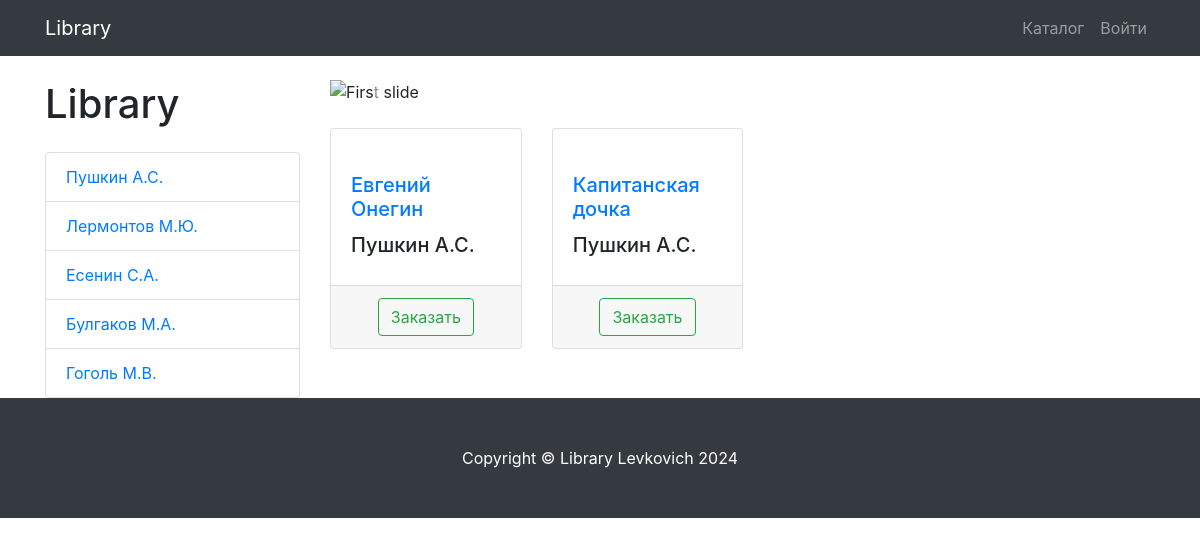
Page /author/1/ on the committed database.
### library/models.py (models this page shows, shortened)
class Author(models.Model):
    name = models.CharField(
        max_length=128,
        blank=False,
        null=False,
        unique=True,
        verbose_name='Автор'
    )
    slug = models.SlugField(
        max_length=128,
        blank=False,
        null=False,
        unique=True,
        verbose_name='URL'
    )
    def __str__(self):
        return self.name
    class Meta:
        verbose_name = 'автор',
        verbose_name_plural = 'авторы'

class Book(models.Model):
    title = models.CharField(
        max_length=258,
        blank=False,
        null=False,
        unique=True,
        verbose_name='Книга'
    )
    slug = models.SlugField(
        max_length=258,
        blank=False,
        null=False,
        unique=True,
        verbose_name='URL'
    )
    quantity = models.PositiveIntegerField(
        default=1,
        blank=False,
        null=False,
        verbose_name='количество экземпляров'
    )
    author = models.ForeignKey(
        to='Author',
        on_delete=models.CASCADE
    )
    image = models.ImageField(
        upload_to='book_images',
        blank=False,
        null=False,
        verbose_name='картинка'
    )
    date_created = models.DateTimeField(
        default=now
    )
    class Meta:
        verbose_name = 'книга'
        verbose_name_plural = 'книги'

### library/views.py (the view)
# urls.py: path('author/<int:author_id>/', BookListView.as_view(), name='author')
class BookListView(ListView):
    model = Book
    template_name = 'library/products.html'
    paginate_by = 3
    title = 'Libray - Каталог'
    def get_queryset(self, author_id=None):
        queryset = super(BookListView, self).get_queryset()
        author_id = self.kwargs.get('author_id')
        return queryset.filter(author_id=author_id) if author_id else queryset
    def get_context_data(self, *, object_list=None, **kwargs):
        context = super(BookListView, self).get_context_data()
        context['authors'] = Author.objects.all()
        return context

### library/templates/library/products.html (shortened to what this page needs)
{% extends 'library/base.html' %}
{% load static %}
{% block css %}
    <link href="{% static 'vendor/css/products.css' %}" rel="stylesheet">
{% endblock %}
{% block content %}
{% include 'library/components/nav.html' %}
{% include 'library/components/products_content.html' %}
{% include 'library/components/footer.html' %}
{% endblock %}

### library/templates/library/components/menu.html
<div class="col-lg-3">
  <h1 class="my-4">Library</h1>
  <div class="list-group">
    {% for author in authors %}
      <a href="{% url 'books:author' author.id %}" class="list-group-item">{{ author.name }}</a>
    {% endfor %}
  </div>
</div>

### library/templates/library/components/product_card.html (shortened to what this page needs)
                <div class="col-lg-4 col-md-6 mb-4">
                    <div class="card h-100">
                        <a href="#">
                        </a>
                        <div class="card-body">
                            <h5 class="card-title">
                                <a href="#">{{ book.title }}</a>
                            </h5>
                            <h5>{{ book.author }}</h5>
                        </div>
                        <div class="card-footer text-center">
                            <a class="btn btn-outline-success" href="#">
                                Заказать
                            </a>
                        </div>
                    </div>
                </div>

### rows in the picture
Author: name "Пушкин А.С."
Author: name "Лермонтов М.Ю."
Author: name "Есенин С.А."
Author: name "Булгаков М.А."
Author: name "Гоголь М.В."
Book: title "Евгений Онегин", author "Пушкин А.С."
Book: title "Капитанская дочка", author "Пушкин А.С."
